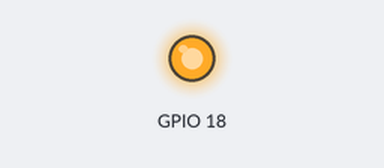
The program below on a simulated Raspberry Pi (BCM pin numbers). Shown: output pins drawn as LEDs (lit = HIGH). At 3.0 s the program stops and its outputs stay as they are.

Above: at 0.1 s.
At 3.1 s:
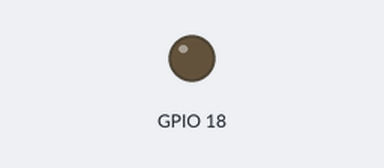
Timing chart, 0 to 4.5 s (numbered marks = the images above):
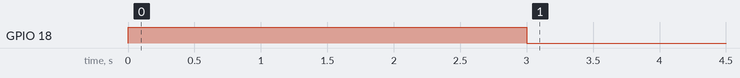

Measured:
- by itself, GPIO 18: LOW → HIGH at 0.00 s, → LOW 3.0 s later

The program:

0.1.ledexample.py
```python
import RPi.GPIO as GPIO
import time

GPIO.setmode(GPIO.BCM)

GPIO.setup(18, GPIO.OUT) 	#LED on gpio18

GPIO.output(18, GPIO.HIGH) 	#5v

time.sleep(3) 			#delay 3s

GPIO.output(18, GPIO.LOW)	 #0v
GPIO.cleanup() 			#clear gpio
```
